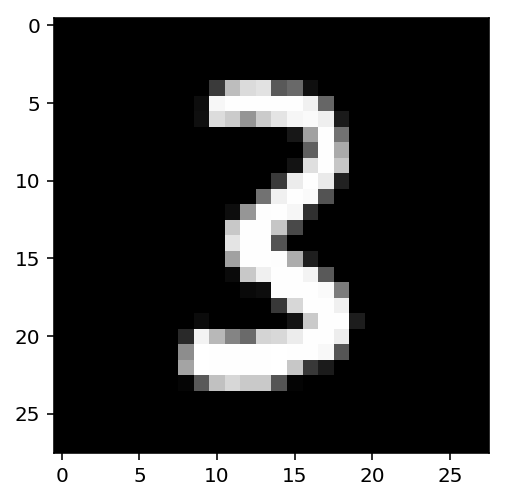
#> input picture image.png, 506 x 500 px, found by its file name
$ python Image_scan.py
#> lines starting #> are read from the running program, lines starting #| are printed output that depends on the picture
from PIL import Image
import numpy as np
import csv
# Load the image
image_path = 'C:/Users/sxm210368/Documents/Reconfig/FinalProject/project/image.png'  # Replace with the path to your image
image = Image.open(image_path)
#> image is the input picture: PIL image 506x500 RGBA; mean R, G, B, A 83.4, 83.4, 83.4, 193.3

# Resize the image to 28x28 pixels if it's not already
image = image.resize((28, 28))
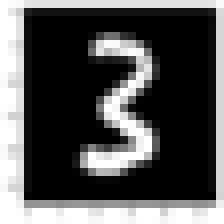
#> image: PIL image 28x28 RGBA (shown 8 times larger); mean R, G, B, A 22.9, 22.9, 22.9, 193.4; transparent parts drawn white

# Convert the image to grayscale
image = image.convert('L')
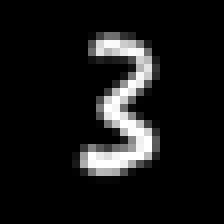
#> image: PIL image 28x28 L (shown 8 times larger); min 0, max 255, mean 22.9

# Convert the image data to an array of pixel values
pixel_values = np.array(image)

# Normalize the pixel values (optional, depending on your network's requirements)
pixel_values = pixel_values / 255.0

# If your network expects a flattened array
flattened_pixel_values = pixel_values.flatten()
#> flattened_pixel_values = 784 values, max 1 at index 323, min 0 at index 0, mean 0.0898

csv_file_path = 'output.csv'  # Replace with your desired output path
with open(csv_file_path, 'w', newline='') as file:
    writer = csv.writer(file)
    writer.writerow(flattened_pixel_values)
